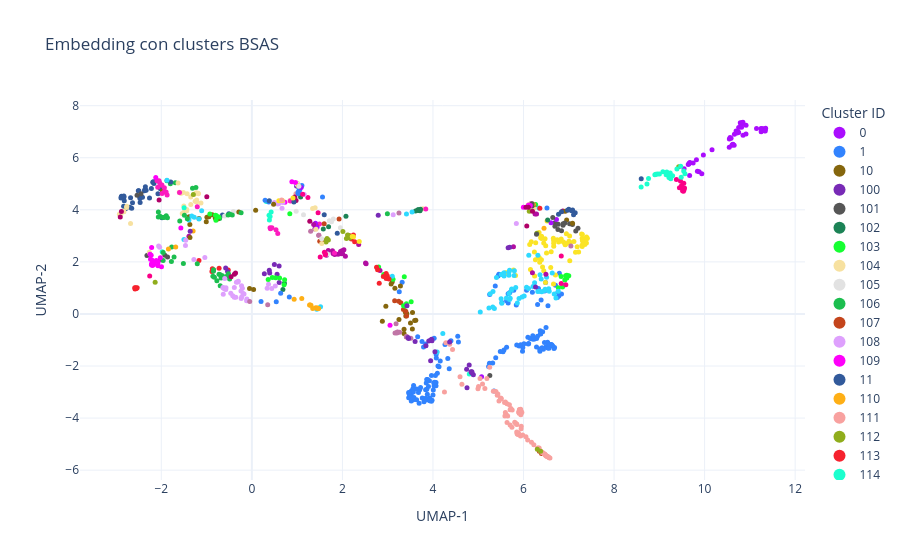

The code cell stored with this chart in its notebook:
### Code cell
n = len(Y)

#cluster asignado a cada punto
labels = np.full(n, -1, dtype=int)
for cid, cluster in enumerate(C_MBSAS_M):
    for idx in cluster:
        if 0 <= idx < n:
            labels[idx] = cid

# Convierte a strings para que Plotly los trate como categorías
labels_str = labels.astype(str)
labels_str[labels == -1] = "Unassigned"

# DataFrame para Plotly
df_plot = pd.DataFrame({
    "x": Y[:, 0],
    "y": Y[:, 1],
    "cluster": labels_str
})

# Paleta cualitativa amplia (26 colores). Añadimos gris para "Unassigned".
palette = px.colors.qualitative.Alphabet.copy()
unique_clusters = sorted(df_plot["cluster"].unique(), key=lambda v: (v!="Unassigned", v))

# Mapa discreto cluster->color (si hay más clusters que la paleta, cicla)
color_map = {}
k = len(palette)
count = 0
for cl in unique_clusters:
    color_map[cl] = palette[count % k]
    count += 1

# Scatter interactivo
fig = px.scatter(
    df_plot, x="x", y="y",
    color="cluster",
    color_discrete_map=color_map,
    category_orders={"cluster": unique_clusters},
    title="Embedding con clusters MBSAS",
    labels={"x": "UMAP‑1", "y": "UMAP‑2", "cluster": "Cluster ID"},
    hover_data={"cluster": True, "x": ':.3f', "y": ':.3f'}
)

fig.update_traces(marker=dict(size=5, line=dict(width=0)))
fig.update_layout(
    template="plotly_white",
    legend_title_text="Cluster ID",
    legend=dict(itemsizing="constant")
)
fig.show()
